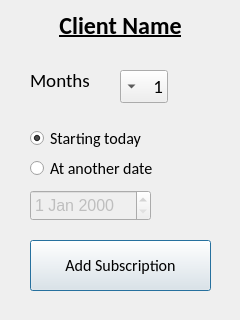
<?xml version="1.0" encoding="UTF-8"?>
<ui version="4.0">
 <class>Dialog</class>
 <widget class="QDialog" name="Dialog">
  <property name="geometry">
   <rect>
    <x>0</x>
    <y>0</y>
    <width>240</width>
    <height>320</height>
   </rect>
  </property>
  <property name="windowTitle">
   <string>Issue a Sub</string>
  </property>
  <widget class="QDateEdit" name="date_edit">
   <property name="enabled">
    <bool>false</bool>
   </property>
   <property name="geometry">
    <rect>
     <x>30</x>
     <y>190</y>
     <width>121</width>
     <height>31</height>
    </rect>
   </property>
   <property name="font">
    <font>
     <pointsize>12</pointsize>
    </font>
   </property>
  </widget>
  <widget class="QLabel" name="label1">
   <property name="geometry">
    <rect>
     <x>10</x>
     <y>10</y>
     <width>221</width>
     <height>31</height>
    </rect>
   </property>
   <property name="font">
    <font>
     <family>Calibri</family>
     <pointsize>18</pointsize>
     <weight>75</weight>
     <bold>true</bold>
     <underline>true</underline>
    </font>
   </property>
   <property name="text">
    <string>Client Name</string>
   </property>
   <property name="alignment">
    <set>Qt::AlignCenter</set>
   </property>
  </widget>
  <widget class="QLabel" name="label2">
   <property name="geometry">
    <rect>
     <x>30</x>
     <y>70</y>
     <width>81</width>
     <height>20</height>
    </rect>
   </property>
   <property name="font">
    <font>
     <family>Calibri</family>
     <pointsize>14</pointsize>
    </font>
   </property>
   <property name="text">
    <string>Months</string>
   </property>
  </widget>
  <widget class="QComboBox" name="combo_box1">
   <property name="geometry">
    <rect>
     <x>120</x>
     <y>70</y>
     <width>46</width>
     <height>29</height>
    </rect>
   </property>
   <property name="font">
    <font>
     <family>Calibri</family>
     <pointsize>14</pointsize>
    </font>
   </property>
   <property name="layoutDirection">
    <enum>Qt::RightToLeft</enum>
   </property>
   <property name="insertPolicy">
    <enum>QComboBox::InsertBeforeCurrent</enum>
   </property>
   <property name="sizeAdjustPolicy">
    <enum>QComboBox::AdjustToContents</enum>
   </property>
   <item>
    <property name="text">
     <string>1</string>
    </property>
   </item>
   <item>
    <property name="text">
     <string>3</string>
    </property>
   </item>
   <item>
    <property name="text">
     <string>6</string>
    </property>
   </item>
   <item>
    <property name="text">
     <string>12</string>
    </property>
   </item>
  </widget>
  <widget class="QPushButton" name="button1">
   <property name="geometry">
    <rect>
     <x>30</x>
     <y>240</y>
     <width>181</width>
     <height>51</height>
    </rect>
   </property>
   <property name="font">
    <font>
     <family>Calibri</family>
     <pointsize>12</pointsize>
     <weight>50</weight>
     <bold>false</bold>
    </font>
   </property>
   <property name="text">
    <string>Add Subscription</string>
   </property>
  </widget>
  <widget class="QRadioButton" name="radio1">
   <property name="geometry">
    <rect>
     <x>30</x>
     <y>130</y>
     <width>141</width>
     <height>17</height>
    </rect>
   </property>
   <property name="font">
    <font>
     <family>Calibri</family>
     <pointsize>12</pointsize>
    </font>
   </property>
   <property name="text">
    <string>Starting today</string>
   </property>
   <property name="checked">
    <bool>true</bool>
   </property>
  </widget>
  <widget class="QRadioButton" name="radio2">
   <property name="geometry">
    <rect>
     <x>30</x>
     <y>160</y>
     <width>151</width>
     <height>17</height>
    </rect>
   </property>
   <property name="font">
    <font>
     <family>Calibri</family>
     <pointsize>12</pointsize>
    </font>
   </property>
   <property name="text">
    <string>At another date</string>
   </property>
  </widget>
 </widget>
 <resources/>
 <connections/>
</ui>
